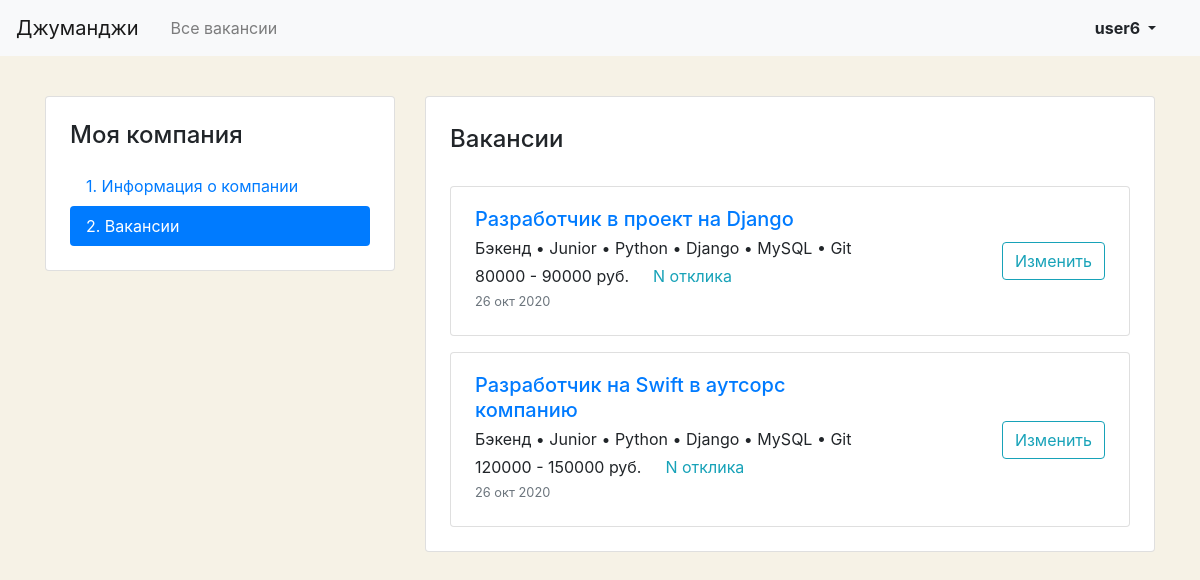
The page /mycompany/vacancies (signed in) on the database its author committed.
### vacancies/models.py (models this page shows, shortened)
class Vacancy(models.Model):
    title = models.CharField(max_length=100)
    specialty = models.ForeignKey(Specialty, on_delete=models.CASCADE, related_name='vacancies')
    company = models.ForeignKey(Company, on_delete=models.CASCADE, related_name='vacancies')
    skills = models.CharField(max_length=100)
    description = models.TextField(max_length=200)
    salary_min = models.DecimalField(decimal_places=2, max_digits=15)
    salary_max = models.DecimalField(decimal_places=2, max_digits=15)
    published_at = models.DateField(auto_now=True)

class Specialty(models.Model):
    code = models.SlugField(unique=True)
    title = models.CharField(max_length=100)
    picture = models.ImageField(upload_to=MEDIA_SPECIALITY_IMAGE_DIR)

### vacancies/views.py (the view)
# urls.py: path('mycompany/vacancies', views.UserCompanyVacanciesView.as_view(), name='user_company_vacancies'),
class UserCompanyVacanciesView(TemplateView):
    template_name = 'vacancies/vacancy-list.html'
    def get_context_data(self, **kwargs):
        context = super(UserCompanyVacanciesView, self).get_context_data(**kwargs)
        user = self.request.user
        company = Company.objects.filter(owner=user).first()
        if company is None:
            raise Http404
        vacancies = Vacancy.objects.filter(company=company).all()
        context['company'] = company
        context['vacancies'] = vacancies
        context['title_left'] = 'Моя компания | Вакансии'
        return context

### vacancies/context_processors.py (called while the page is built)
def common_data(request):
    return {
        "title": "Джуманджи",
    }

### vacancies/templates/vacancies/vacancy-list.html
{% extends "vacancies/base.html" %}
{% block content %}
  <main class="container mt-3 pb-5">
    <div class="row mt-5">
      <div class="col-12 col-lg-4 mt-5">
        <aside class="pt-3 pb-4 px-4 mb-5 card">
          <h1 class="h4 pt-2 pb-2">Моя компания</h1>
          <div class="nav flex-column nav-pills" id="v-pills-tab" role="tablist" aria-orientation="vertical">
            <a class="nav-link" href="{% url 'user_company' %}">1. Информация о&nbsp;компании</a>
            <a class="nav-link active" href="#">2. Вакансии</a>
          </div>
        </aside>
      </div>
      <div class="col-12 col-lg-8 mt-5">
        <div class="card">
          <div class="card-body px-4 pb-4">
            <section class="tab-pane fade show active">
              <h2 class="h4 pt-2 pb-3">Вакансии</h2>
              {% if not vacancies %}
              <div class="alert alert-info" role="alert">
                У вас пока нет вакансий, но вы можете <a href="{% url 'user_company_vacancy_create' %}" class="alert-link">создать первую</a>!
              </div>
              {% else %}
              {% for vacancy in vacancies %}
              <div class="card mt-3">
                <div class="card-body px-4">
                  <div class="row align-items-center">
                    <div class="col-6 col-lg-8">
                      <a href="{% url 'vacancy_info' vacancy.id %}" class="mb-1 h5">{{ vacancy.title }}</a>
                      <p class="my-1">{{ vacancy.specialty.title }} • Junior • Python • Django • MySQL • Git</p>
                      <div class="my-1">
                        <span class="mr-4">{{ vacancy.salary_min|floatformat }} -  {{ vacancy.salary_max|floatformat }} руб.</span><a href="#" class="text-info">N отклика</a>
                        <div class="text-muted pt-1 small">{{ vacancy.published_at|date:"d b Y" }}</div>
                      </div>
                    </div>
                    <div class="col-6 col-lg-4 text-right">
                      <a href="#" class="btn btn-outline-info">Изменить</a>
                    </div>
                  </div>
                </div>
              </div>
              {% endfor %}
              {% endif %}
            </section>
          </div>
        </div>
      </div>
    </div>
  </main>
{% endblock content %}

### vacancies/templates/vacancies/base.html (shortened to what this page needs)
<!DOCTYPE html>
<html lang="ru">
<head>
  <link rel="stylesheet" href="https://stackpath.bootstrapcdn.com/bootstrap/4.3.1/css/bootstrap.min.css">
</head>
<body>
  <header class="container mt-3">
    <nav class="navbar navbar-expand-lg navbar-light bg-light fixed-top">
      <a class="navbar-brand mr-4" href="{% url 'main' %}">{{ title }}</a>
      <div class="collapse navbar-collapse justify-content-between" id="navbarNav">
        <ul class="navbar-nav col-10">
          <li class="nav-item">
            <a class="nav-link" href="{% url 'all_vacancies' %}">Все вакансии</a>
          </li>
        </ul>
        <ul class="navbar-nav col-2 justify-content-end">
          <li class="nav-item active">
            {% if user.is_authenticated %}
            <div class="btn-group">
              <button type="button" class="btn dropdown-toggle font-weight-bold" data-toggle="dropdown" aria-haspopup="true" aria-expanded="false">
                {{ user.get_full_name|default:user.username }}
              </button>
            </div>
            {% else %}
            <a href="{% url 'login' %}" class="nav-link font-weight-bold">Вход</a>
            {% endif %}
          </li>
        </ul>
      </div>
    </nav>
  </header>
  {% block content %}{% endblock %}
</body>
</html>

### vacancies/templates/vacancies/base.html (style rules this page uses)
body { background-color: #F6F2E6; }

### rows shown on the page
Vacancy: title "Разработчик в проект на Django", specialty "Бэкенд", salary_min "80000", salary_max "90000", published_at "26 окт 2020"
Vacancy: title "Разработчик на Swift в аутсорс компанию", specialty "Бэкенд", salary_min "120000", salary_max "150000", published_at "26 окт 2020"

### other values the page prints
{{ title }} "Джуманджи"
{{ user.get_full_name|default:user.username }} "user6"
